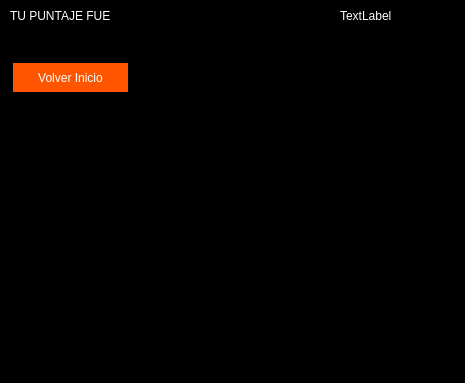
<?xml version="1.0" encoding="UTF-8"?>
<ui version="4.0">
 <class>MainWindow</class>
 <widget class="QMainWindow" name="MainWindow">
  <property name="geometry">
   <rect>
    <x>0</x>
    <y>0</y>
    <width>465</width>
    <height>383</height>
   </rect>
  </property>
  <property name="windowTitle">
   <string>MainWindow</string>
  </property>
  <property name="styleSheet">
   <string notr="true">background-color: rgb(0, 0, 0);</string>
  </property>
  <widget class="QWidget" name="centralwidget">
   <widget class="QLabel" name="fondo_end">
    <property name="geometry">
     <rect>
      <x>-1</x>
      <y>45</y>
      <width>461</width>
      <height>311</height>
     </rect>
    </property>
    <property name="text">
     <string>FONDO</string>
    </property>
   </widget>
   <widget class="QLabel" name="label">
    <property name="geometry">
     <rect>
      <x>10</x>
      <y>0</y>
      <width>321</width>
      <height>31</height>
     </rect>
    </property>
    <property name="styleSheet">
     <string notr="true">font: 36pt &quot;Arial Unicode MS&quot;;
color: rgb(255, 255, 255);</string>
    </property>
    <property name="text">
     <string>TU PUNTAJE FUE</string>
    </property>
   </widget>
   <widget class="QLabel" name="puntaje_final">
    <property name="geometry">
     <rect>
      <x>340</x>
      <y>0</y>
      <width>60</width>
      <height>31</height>
     </rect>
    </property>
    <property name="styleSheet">
     <string notr="true">font: 36pt &quot;Arial Unicode MS&quot;;
color: rgb(255, 255, 255);</string>
    </property>
    <property name="text">
     <string>TextLabel</string>
    </property>
   </widget>
   <widget class="QPushButton" name="boton_inicio">
    <property name="geometry">
     <rect>
      <x>10</x>
      <y>60</y>
      <width>121</width>
      <height>35</height>
     </rect>
    </property>
    <property name="styleSheet">
     <string notr="true">background-color: rgb(223, 0, 0);
color: rgb(255, 255, 255);
background-color: rgb(255, 85, 0);
border: 3px solid black;</string>
    </property>
    <property name="text">
     <string>Volver Inicio</string>
    </property>
   </widget>
  </widget>
  <widget class="QMenuBar" name="menubar">
   <property name="geometry">
    <rect>
     <x>0</x>
     <y>0</y>
     <width>465</width>
     <height>24</height>
    </rect>
   </property>
  </widget>
  <widget class="QStatusBar" name="statusbar"/>
 </widget>
 <resources/>
 <connections/>
</ui>
